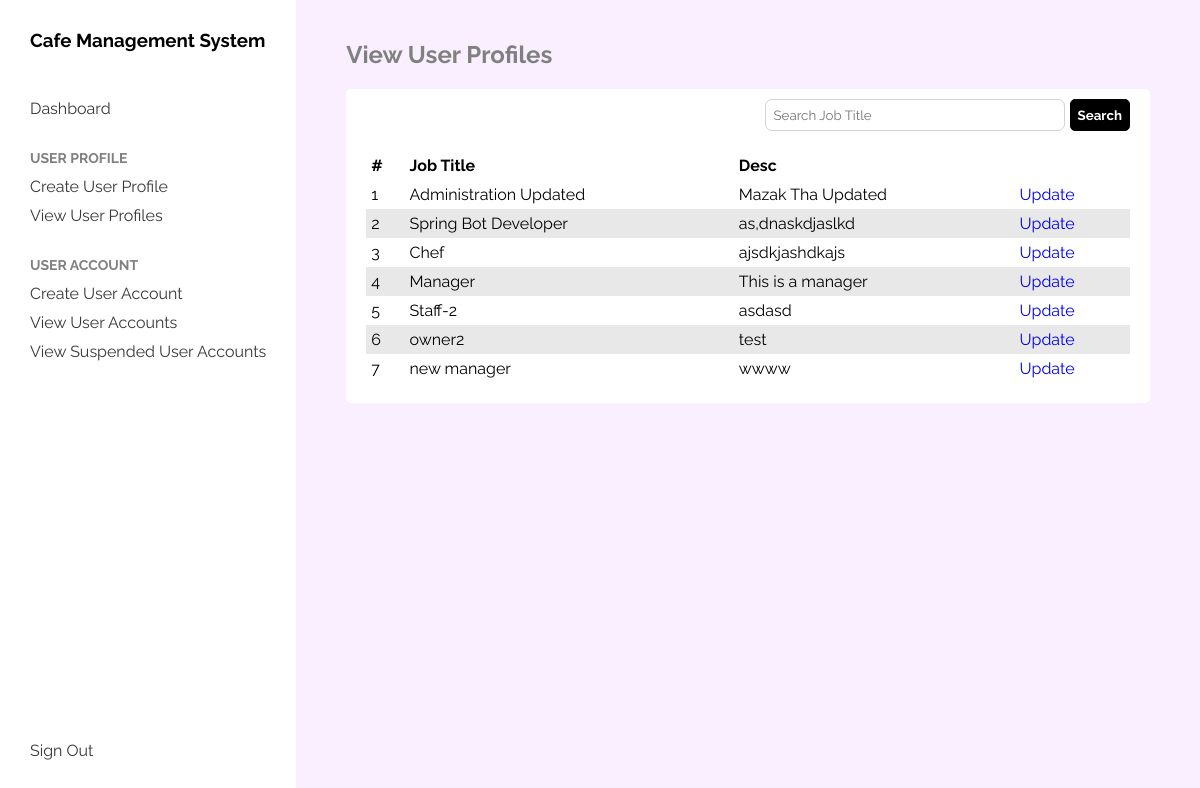
The app's page /admin/view-user-profiles (signed in) with its own data.
### tables this page shows
CREATE TABLE user (
	id INTEGER NOT NULL, 
	first_name VARCHAR(30), 
	last_name VARCHAR(30), 
	"desc" TEXT, 
	phone VARCHAR(20), 
	user_id VARCHAR(30), 
	password VARCHAR(50), 
	user_type VARCHAR(10), 
	role VARCHAR(20), 
	account_status VARCHAR(10), job_title VARCHAR(255), 
	PRIMARY KEY (id)
);

### application/boundary/system_admin.py (the view)
@admin.route("/view-user-profiles")
def view_user_profiles():
    title = request.args.get("q", None, type=str)
    userSearch = SearchUserProfileController()
    userProfile = GetAllUserProfileController()
    if title:
        users = userSearch.searchUserProfileByJobTitle(title)
    else:
        users = userProfile.getAllProfiles()
    return render_template("system_admin/view-user-profiles.html"
                           , users=users)

### application/boundary/system_admin.py (called while the page is built)
@admin.before_request
def check_user_validity():
    if 'user_id' not in session:
        return redirect(url_for("boundary.auth.login"))
    if session['user_type'] != SYSTEM_ADMIN:
        return abort(403)

### application/control/UserProfileController.py (called while the page is built)
    def getAllProfiles(self):
        return self.entity.getAllUserProfiles()

### application/entity/UserProfileEntity.py (called while the page is built)
    def getAllUserProfiles(self):
        query = "SELECT id, job_title, desc, user_id from user"
        rows = self.cursor.execute(query)
        return rows

### application/boundary/templates/system_admin/view-user-profiles.html (shortened to what this page needs)
{% extends "./system_admin/base.html" %}
{% set title = "View User Profiles" %}
{% block content %}
    <div class="search-field">
        <form>
            <input type="text" name="q" placeholder="Search Job Title" required>
            <input type="submit" value="Search">
        </form>
    </div>
    <div>
        <table cellspacing="0">
            <thead>
                <th>
                   #
                </th>
                <th>
                    Job Title
                </th>
                <th>
                    Desc
                </th>
                <th></th>
            </thead>
            <tbody>
                {% for user in users %}
                    <tr>
                        <td>
                            {{ loop.index }}
                        </td>
                        <td>
                            {{ user[1] }}
                        </td>
                        <td>
                            {{ user[2] }}
                        </td>
                        <td>
                            <a href="{{ url_for("boundary.admin.update_user_profile", account_id=user[0]) }}">Update</a>
                        </td>
                    </tr>
                {% endfor %}
            </tbody>
        </table>
    </div>
{% endblock %}

### application/boundary/assets/base.css (style rules this page uses)
* { font-family: 'Raleway', sans-serif; box-sizing: border-box; }
body { margin: 0; }
a { text-decoration: none; }

### application/boundary/templates/system_admin/view-user-profiles.html (style rules this page uses)
table { width: 100%; text-align: left; }
td, th { margin: 0; padding: 5px; border: none; }
tr:nth-child(even) { background-color: #e8e8e8; }
.search-field { float: right; margin-bottom: 20px; }
.search-field input[type=submit] { padding: 7px; border-radius: 5px; outline: none; border: 1px solid black; background-color: black; color: white; font-weight: bold; cursor: pointer; }
.search-field input[type=text] { padding: 7px; width: 300px; border-radius: 7px; outline: none; border: 1px solid lightgrey; }

### records on screen
user: job_title "Administration Updated", desc "Mazak Tha Updated"
user: job_title "Spring Bot Developer", desc "as,dnaskdjaslkd"
user: job_title "Chef", desc "ajsdkjashdkajs"
user: job_title "Manager", desc "This is a manager"
user: job_title "Staff-2", desc "asdasd"
user: job_title "owner2", desc "test"
user: job_title "new manager", desc "wwww"

### other values on screen
{{ title }} "View User Profiles"
